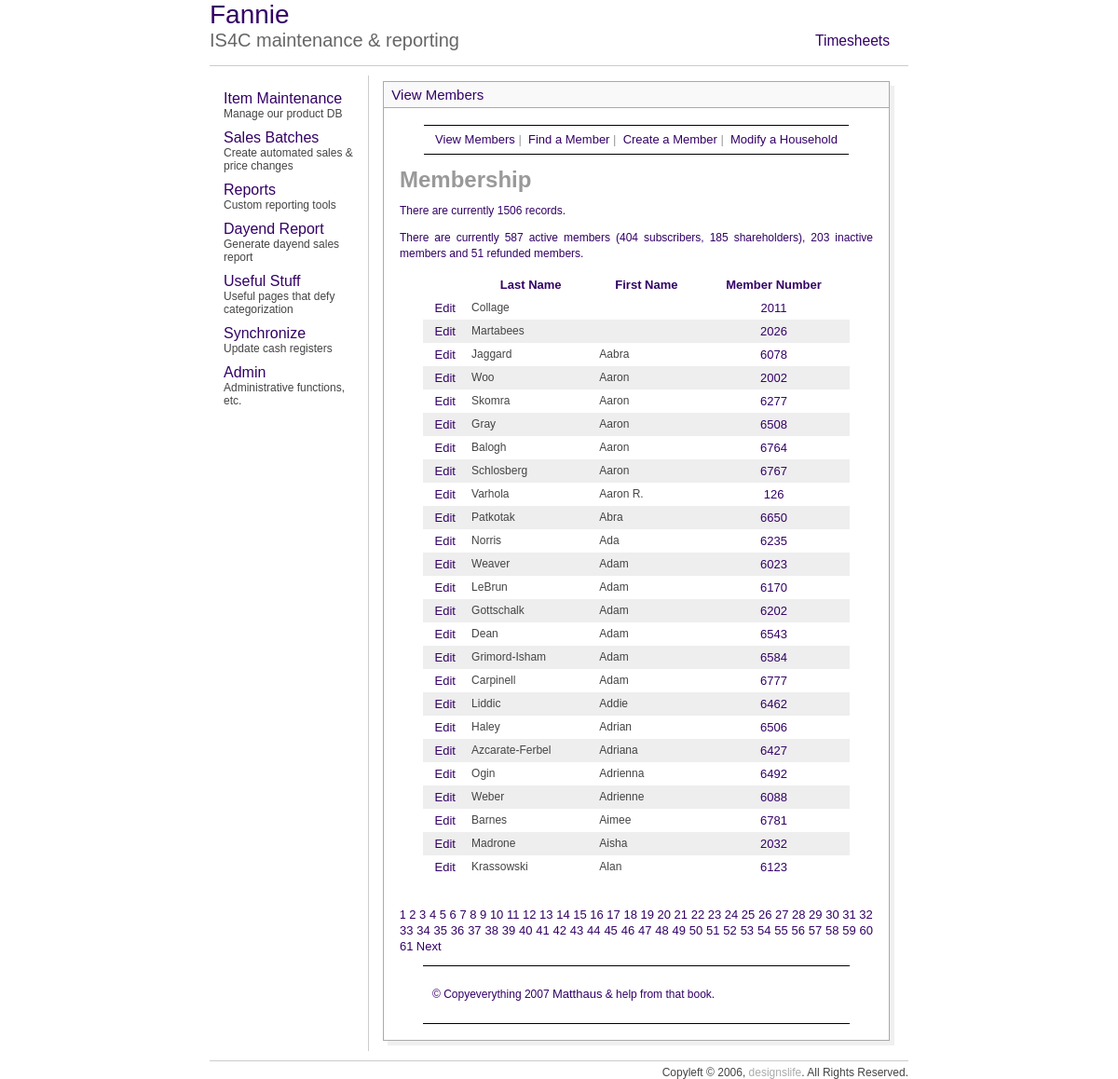
/mem/view_members.php?sort=fna&s=0&np=61, run on the app's committed database.
### tables this page shows
CREATE TABLE `custdata` (
  `CardNo` int(8) default NULL,
  `personNum` tinyint(4) NOT NULL default '1',
  `LastName` varchar(30) default NULL,
  `FirstName` varchar(30) default NULL,
  `CashBack` double NOT NULL default '60',
  `Balance` double NOT NULL default '0',
  `Discount` smallint(6) default NULL,
  `MemDiscountLimit` double NOT NULL default '0',
  `ChargeOk` tinyint(4) NOT NULL default '1',
  `WriteChecks` tinyint(4) NOT NULL default '1',
  `StoreCoupons` tinyint(4) NOT NULL default '1',
  `Type` varchar(10) NOT NULL default 'pc',
  `memType` tinyint(4) default NULL,
  `staff` tinyint(4) NOT NULL default '0',
  `SSI` double NOT NULL default '0',
  `Purchases` double NOT NULL default '0',
  `NumberOfChecks` smallint(6) NOT NULL default '0',
  `memCoupons` int(11) NOT NULL default '1',
  `blueLine` varchar(50) default NULL,
  `Shown` tinyint(4) NOT NULL default '1',
  `id` int(11) NOT NULL auto_increment,
  `modified` datetime NOT NULL,
  `phone` bigint(10) unsigned zerofill default NULL,
  `CouponOK` tinyint(1) default '0',
  PRIMARY KEY  (`id`),
  KEY `LastName` (`LastName`),
  KEY `CardNo_2` (`CardNo`,`memType`,`staff`,`id`,`personNum`)
);

### mem/view_members.php (the view, shortened to what this page needs)
<?php
echo'<h1 id="mainhead">Membership</h1>';
require_once ('../includes/mysqli_connect.php');
mysqli_select_db($db_slave, 'is4c_op');
$display = 25;
$query = "SELECT COUNT(id) FROM custdata ORDER BY cardno ASC";
$result = mysqli_query($db_slave, $query);
$row = mysqli_fetch_array($result, MYSQLI_NUM);
$num_records = $row[0];
$activeQ = "SELECT * FROM custdata WHERE memType in (1,2) AND cardno <> 3000 GROUP BY cardno";
$subscribersQ = "SELECT * FROM custdata WHERE memType = 2 AND cardno <> 3000 GROUP BY cardno";
$shareholdersQ = "SELECT * FROM custdata WHERE memType = 1 AND cardno <> 3000 GROUP BY cardno";
$inactiveQ = "SELECT * FROM custdata WHERE memType = 5 AND cardno <> 3000 GROUP BY cardno";
$refundQ = "SELECT * FROM custdata WHERE memType = 4 AND cardno <> 3000 GROUP BY cardno";
$activeR = mysqli_query($db_slave, $activeQ);
$inactiveR = mysqli_query($db_slave, $inactiveQ);
$refundR = mysqli_query($db_slave, $refundQ);
$subscribersR = mysqli_query($db_slave, $subscribersQ);
$shareholdersR = mysqli_query($db_slave, $shareholdersQ);
$subscribers = mysqli_num_rows($subscribersR);
$shareholders = mysqli_num_rows($shareholdersR);
$active = mysqli_num_rows($activeR);
$inactive = mysqli_num_rows($inactiveR);
$refund = mysqli_num_rows($refundR);
if (isset($_GET['np'])) {
	$num_pages = $_GET['np'];
} else {
	if ($num_records > $display) {
		$num_pages = ceil ($num_records/$display);
	} else {
		$num_pages = 1;
	}
}
if (isset($_GET['s'])) {
	$start = $_GET['s'];
} else {
	$start = 0;
}
$link1 = "{$_SERVER['PHP_SELF']}?sort=lna";
$link2 = "{$_SERVER['PHP_SELF']}?sort=fna";
$link3 = "{$_SERVER['PHP_SELF']}?sort=cna";
if (isset($_GET['sort'])) {
	switch ($_GET['sort']) {
		case 'fna':
		$order_by = 'FirstName ASC';
		$link2 = "{$_SERVER['PHP_SELF']}?sort=fnd";
		break;
	}
	$sort = $_GET['sort'];
} else {
	$order_by = 'CardNo DESC';
	$sort = 'cnd';
}
$query = "SELECT LastName, FirstName, CardNo, id FROM custdata WHERE CardNo != 9999 AND CardNo != 99999 ORDER BY $order_by LIMIT $start, $display";
$result = mysqli_query($db_slave, $query);
echo "<p>There are currently $num_records records.</p>\n";
echo "<p>There are currently $active active members ($subscribers subscribers, $shareholders shareholders), $inactive inactive members and $refund refunded members.</p>\n";
echo '<table align="center" width="90%" cellspacing="0" cellpadding="5">
<tr>
<td align="center"><b></b></td>
<td align="center"><b><a href="' . $link1 . '&s=' . $start . '&np=' . $num_pages . '">Last Name</a></b></td>
<td align="center"><b><a href="' . $link2 . '&s=' . $start . '&np=' . $num_pages . '">First Name</a></b></td>
<td align="center"><b><a href="' . $link3 . '&s=' . $start . '&np=' . $num_pages . '">Member Number</a></b></td>
</tr>';
$bg = '#eeeeee';
while ($row = mysqli_fetch_array ($result, MYSQLI_ASSOC)) {
	$bg = ($bg=='#eeeeee' ? '#ffffff' : '#eeeeee');
	echo '<tr bgcolor="' . $bg . '">
	<td align="center"><a href="edit_member.php?id=' . $row['id'] . '">Edit</a></td>
	<td align="left">' . $row['LastName'] . '</td>
	<td align="left">' . $row['FirstName'] . '</td>
	<td align="center"><a href="modify_household.php?cardno=' . $row['CardNo'] . '">' . $row['CardNo'] . ' </a></td>
	</tr>';
}
echo '</table>';
if ($num_pages > 1) {
	echo '<br /><p>';
	$current_page = ($start/$display) + 1;
	for ($i = 1; $i <= $num_pages; $i++) {
		if ($i != $current_page) {
		echo '<a href="view_members.php?s=' . ($display * ($i - 1)) . '&np=' . $num_pages . '&sort=' . $sort . '">' . $i . '</a> ';
		} else {
			echo $i . ' ';
		}
	}
	if ($current_page != $num_pages) {
		echo '<a href="view_members.php?s=' . ($start + $display) . '&np=' . $num_pages . '&sort=' . $sort . '">Next</a> ';
	}
	echo '</p>';
}
?>

### includes/style.css (style rules this page uses)
p { font: "Arial,Lucida"; color:330066; font-size: 1em; line-height: 1.4em; }
body { font-family:arial; font-size:12px; cursor:default; color:AAAAAA; }
td { font-family:arial; font-size:12px; cursor:default; color:444444; }
a { color:330066; text-decoration:none; font-size:13px }

### mem/includes/layout.css (style rules this page uses)
body { font: 12px "Lucida Sans Unicode", Verdana, sans-serif; color: #333333; background: #FFF; margin: 0; padding: 0; }
#wrapper { margin: 0 auto; }
#content { margin: 0 25px 0 25px; padding: 1px; }
div#navbar1 { height: 30px; width: 100%; border-top: solid #000 1px; border-bottom: solid #000 1px; font-family: Arial, Helvetica, sans-serif; font-size: small; text-align: center; padding: 0px; margin: 0px; white-space: nowrap; line-height: 30px; }
#footer { border-bottom: 1px solid #000; border-top: 1px solid #000; margin: 0 25px 0 25px; padding: 10px; }

### data on the page
custdata: LastName "Collage", CardNo "2011"
custdata: LastName "Martabees", CardNo "2026"
custdata: LastName "Jaggard", FirstName "Aabra", CardNo "6078"
custdata: LastName "Woo", FirstName "Aaron", CardNo "2002"
custdata: LastName "Skomra", FirstName "Aaron", CardNo "6277"
custdata: LastName "Gray", FirstName "Aaron", CardNo "6508"
custdata: LastName "Balogh", FirstName "Aaron", CardNo "6764"
custdata: LastName "Schlosberg", FirstName "Aaron", CardNo "6767"
custdata: LastName "Varhola", FirstName "Aaron R.", CardNo "126"
custdata: LastName "Patkotak", FirstName "Abra", CardNo "6650"
custdata: LastName "Norris", FirstName "Ada", CardNo "6235"
custdata: LastName "Weaver", FirstName "Adam", CardNo "6023"
custdata: LastName "LeBrun", FirstName "Adam", CardNo "6170"
custdata: LastName "Gottschalk", FirstName "Adam", CardNo "6202"
custdata: LastName "Dean", FirstName "Adam", CardNo "6543"
custdata: LastName "Grimord-Isham", FirstName "Adam", CardNo "6584"
custdata: LastName "Carpinell", FirstName "Adam", CardNo "6777"
custdata: LastName "Liddic", FirstName "Addie", CardNo "6462"
custdata: LastName "Haley", FirstName "Adrian", CardNo "6506"
custdata: LastName "Azcarate-Ferbel", FirstName "Adriana", CardNo "6427"
custdata: LastName "Ogin", FirstName "Adrienna", CardNo "6492"
custdata: LastName "Weber", FirstName "Adrienne", CardNo "6088"
custdata: LastName "Barnes", FirstName "Aimee", CardNo "6781"
custdata: LastName "Madrone", FirstName "Aisha", CardNo "2032"
custdata: LastName "Krassowski", FirstName "Alan", CardNo "6123"

### other printed values
$num_records "1506"
$active "587"
$subscribers "404"
$shareholders "185"
$inactive "203"
$refund "51"
